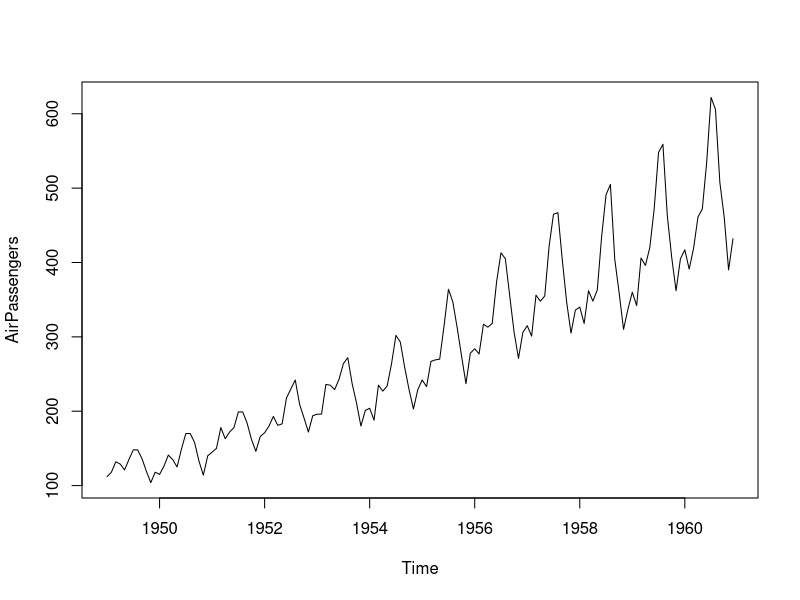
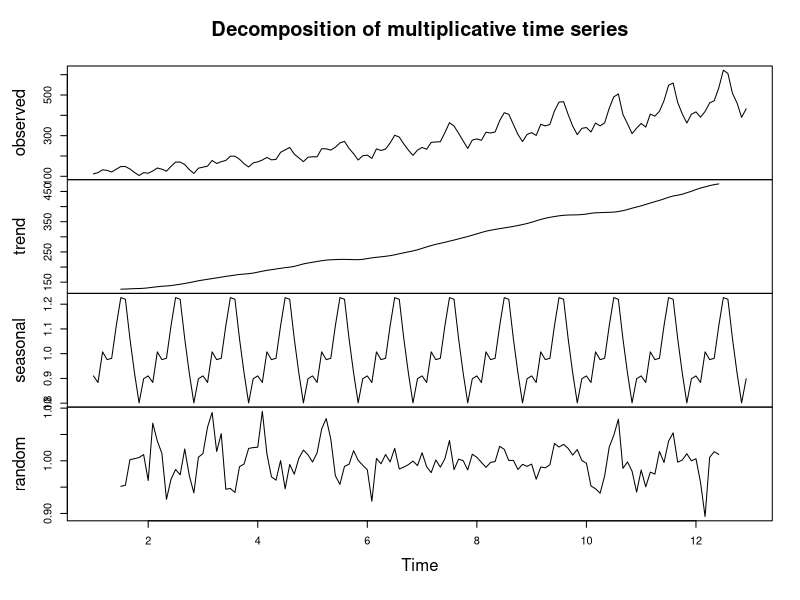
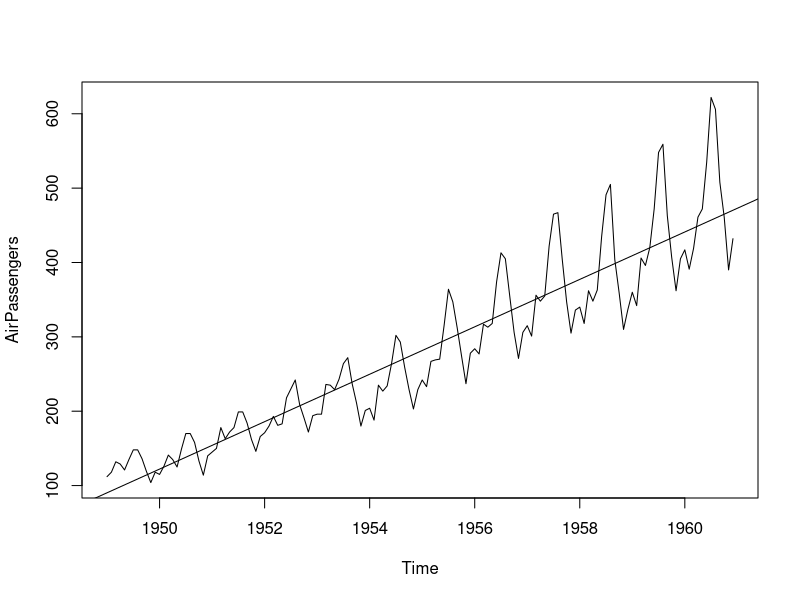
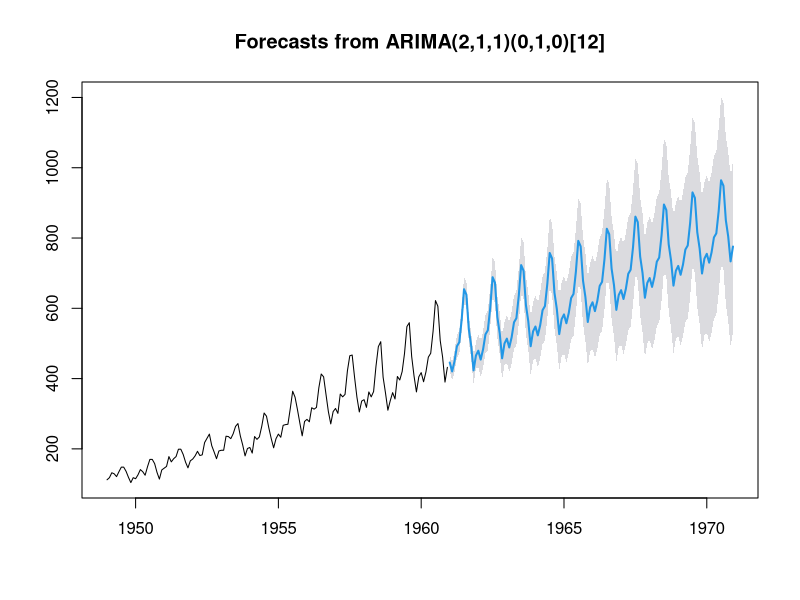

These figures' R source, in order:
install.packages("forecast")
library(forecast)
data("AirPassengers")
print(start(AirPassengers))
print(end(AirPassengers))
print(sum(is.na(AirPassengers)))
print(summary(AirPassengers))
plot(AirPassengers)
tsdata <- ts(AirPassengers, frequency = 12) 

ddata <- decompose(tsdata, "multiplicative")

plot(ddata)

plot(AirPassengers)

abline(reg=lm(AirPassengers~time(AirPassengers)))

mymodel <- auto.arima(AirPassengers)

myforecast <- forecast(mymodel, level=c(95), h=10*12)

plot(myforecast)


print(Box.test(mymodel$resid, lag=5, type="Ljung-Box"))
Box.test(mymodel$resid, lag=10, type="Ljung-Box")
Box.test(mymodel$resid, lag=15, type="Ljung-Box")